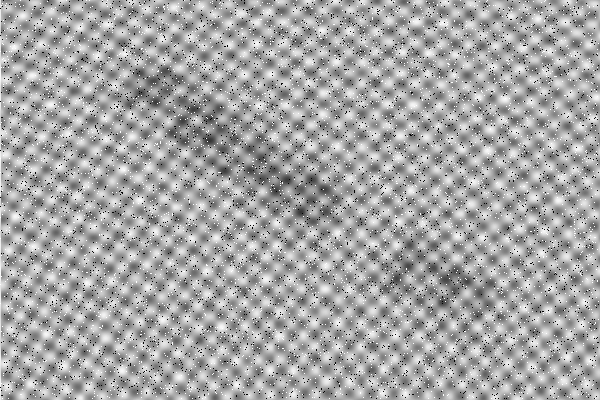
#> input picture p3/Letters-noisy.png, 600 x 400 px
$ jupyter execute --allow-errors p3.ipynb
#> lines starting #> are read from the running program, lines starting #| are printed output that depends on the picture
[cell 1]
import cv2
# to install cv2 use: pip install opencv-python
import math
import matplotlib.pyplot as plt
import numpy as np

[cell 2]
def binarize_image(image, threshold=127):
    # Convert the image to grayscale if it's not already in grayscale
    if len(image.shape) == 3:
        image = cv2.cvtColor(image, cv2.COLOR_BGR2GRAY)

    # Apply binary thresholding
    _, binary_image = cv2.threshold(image, threshold, 255, cv2.THRESH_BINARY)

    return binary_image

[cell 3]
def correlate (kernel, image):
    W = image.shape[0]
    H = image.shape[1]
    out =np.zeros((W,H))
    a = kernel.shape[0]%2
    b = kernel.shape[1]%2
    #print (a,b)
    for y in range(b,H-b):
        for x in range(a,W-a):
            for s in range (-a,a+1):
                for t in range (-b, b+1):
                    out[x,y] += (kernel[s,t]*image[x+s,y+t])
    return out

[cell 4]
# shape: (W,H) are the width and height of the filter

# d0 is the radius of the filter expressed in pixels

# u_k and v_k are the center coordinates in the Fourier image plane for the notch filter
# u_k=0, v_k=0 correspond to the center of the shifted spectrum

def notch_reject_filter_vec(shape: tuple[int, int], d0: int, u_k: int, v_k: int):
    (W, H) = shape

    H_0_u = np.repeat(np.arange(W), H).reshape((W, H))
    H_0_v = np.repeat(np.arange(H), W).reshape((H, W)).transpose()

    D_uv = np.sqrt((H_0_u - W / 2 + u_k) ** 2 + (H_0_v - H / 2 + v_k) ** 2)
    D_muv = np.sqrt((H_0_u - W / 2 - u_k) ** 2 + (H_0_v - H / 2 - v_k) ** 2)

    selector_1 = D_uv <= d0
    selector_2 = D_muv <= d0

    selector = np.logical_or(selector_1, selector_2)

    H = np.ones((W, H, 2), np.uint8)
    H[selector] = 0

    return H

[cell 5]
fname = 'Letters-noisy.png'
img = cv2.imread(fname,cv2.IMREAD_GRAYSCALE)
#> img is the input picture: shape (400, 600); min 0, max 255, mean 166.1

[cell 6]
dImg = cv2.fastNlMeansDenoising(img,None,15,27,51)
img_float32 = np.float32(dImg)
# compute the DFT
# Note that the computed DFT has 2 channels :
# dft[:,:,0] - real values
# dft[:,:,1] - imaginary values
dft = cv2.dft(img_float32, flags = cv2.DFT_COMPLEX_OUTPUT)
# recenter the DFT , such that the center is (0,0)
dft_shift = np.fft.fftshift(dft)
# compute the frequency spectrum
# module of the complex value
magnitude_spectrum = cv2.magnitude(dft_shift[:,:,0],dft_shift[:,:,1])
# compute the logarith of magnitude such that smaller values are visible
magnitude_spectrum = 20*np.log(magnitude_spectrum)
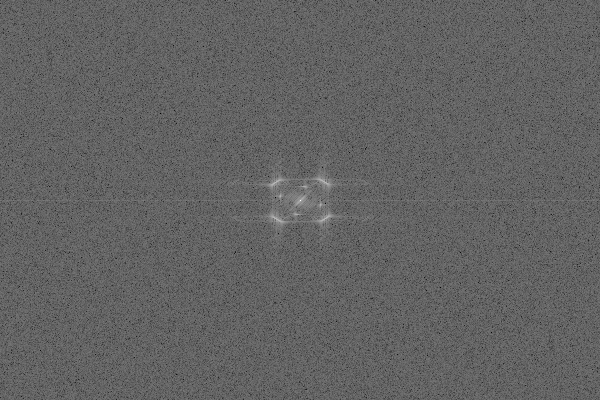
#> magnitude_spectrum: shape (400, 600) float32; min 83.62, max 350, mean 186.8; drawn with min black and max white


$ run again, with p3/image.png copied over p3/Letters-noisy.png
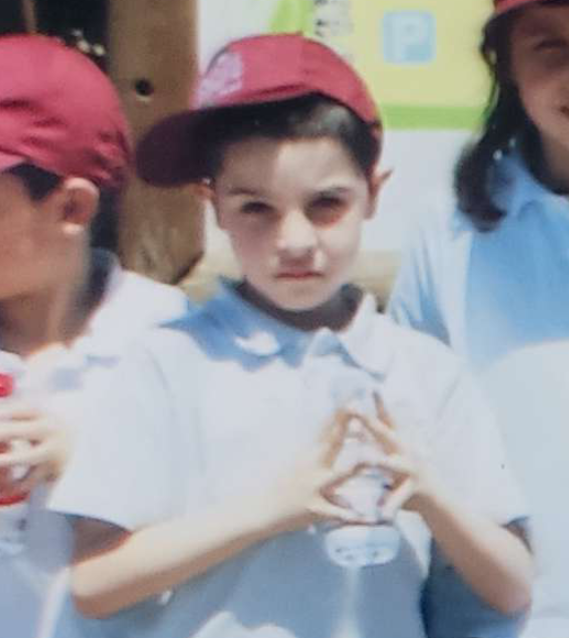
#> input picture p3/image.png, 569 x 638 px
#> `img = cv2.imread(fname,cv2.IMREAD_GRAYSCALE)`:
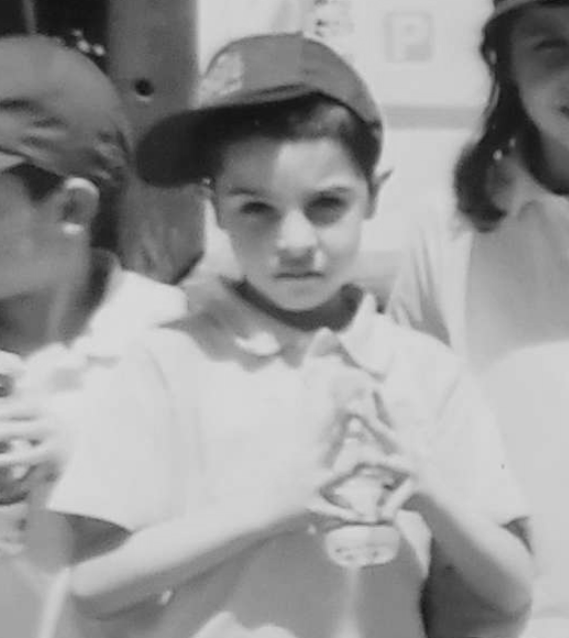
#> img: shape (638, 569); min 17, max 218, mean 152.2
#> `magnitude_spectrum = 20*np.log(magnitude_spectrum)`:
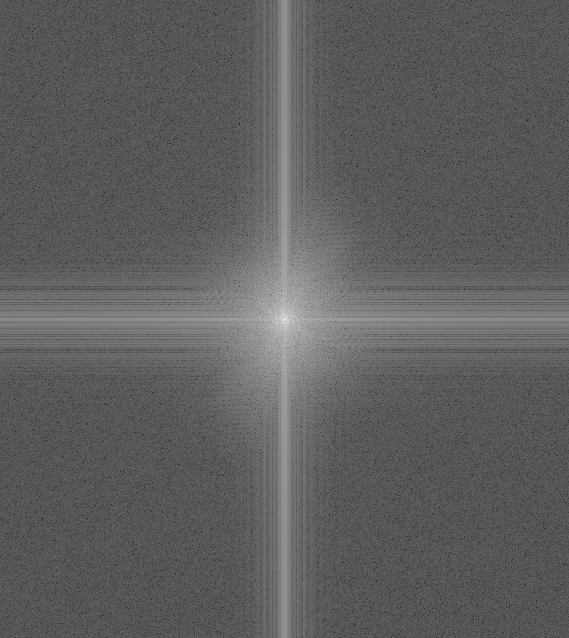
#> magnitude_spectrum: shape (638, 569) float32; min -38.43, max 356.6, mean 108.6; drawn with min black and max white
